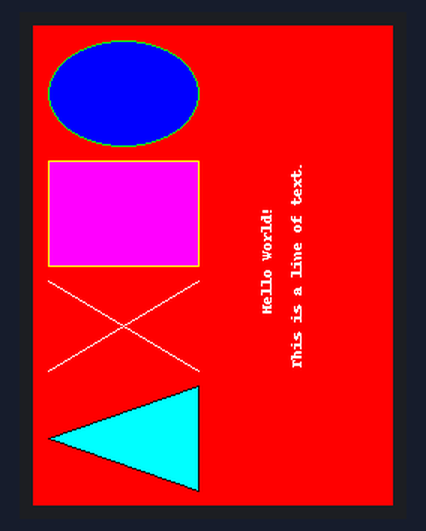
The program below on a simulated Raspberry Pi (BCM pin numbers). Shown: 240×320 colour display. At 0.4 s the program stops and its outputs stay as they are.

Above: at 0.4 s.

The program:

shapes.py
```python
from PIL import Image
from PIL import ImageDraw
from PIL import ImageFont

import Adafruit_ILI9341 as TFT
import Adafruit_GPIO as GPIO
import Adafruit_GPIO.SPI as SPI


# Raspberry Pi configuration.
DC = 18
RST = 23
SPI_PORT = 0
SPI_DEVICE = 0

# BeagleBone Black configuration.
# DC = 'P9_15'
# RST = 'P9_12'
# SPI_PORT = 1
# SPI_DEVICE = 0

# Create TFT LCD display class.
disp = TFT.ILI9341(DC, rst=RST, spi=SPI.SpiDev(SPI_PORT, SPI_DEVICE, max_speed_hz=64000000))

# Initialize display.
disp.begin()

# Clear the display to a red background.
# Can pass any tuple of red, green, blue values (from 0 to 255 each).
disp.clear((255, 0, 0))

# Alternatively can clear to a black screen by calling:
# disp.clear()

# Get a PIL Draw object to start drawing on the display buffer.
draw = disp.draw()

# Draw some shapes.
# Draw a blue ellipse with a green outline.
draw.ellipse((10, 10, 110, 80), outline=(0,255,0), fill=(0,0,255))

# Draw a purple rectangle with yellow outline.
draw.rectangle((10, 90, 110, 160), outline=(255,255,0), fill=(255,0,255))

# Draw a white X.
draw.line((10, 170, 110, 230), fill=(255,255,255))
draw.line((10, 230, 110, 170), fill=(255,255,255))

# Draw a cyan triangle with a black outline.
draw.polygon([(10, 275), (110, 240), (110, 310)], outline=(0,0,0), fill=(0,255,255))

# Load default font.
font = ImageFont.load_default()

# Alternatively load a TTF font.
# Some other nice fonts to try: http://www.dafont.com/bitmap.php
#font = ImageFont.truetype('Minecraftia.ttf', 16)

# Define a function to create rotated text.  Unfortunately PIL doesn't have good
# native support for rotated fonts, but this function can be used to make a
# text image and rotate it so it's easy to paste in the buffer.
def draw_rotated_text(image, text, position, angle, font, fill=(255,255,255)):
    # Get rendered font width and height.
    draw = ImageDraw.Draw(image)
    width, height = draw.textsize(text, font=font)
    # Create a new image with transparent background to store the text.
    textimage = Image.new('RGBA', (width, height), (0,0,0,0))
    # Render the text.
    textdraw = ImageDraw.Draw(textimage)
    textdraw.text((0,0), text, font=font, fill=fill)
    # Rotate the text image.
    rotated = textimage.rotate(angle, expand=1)
    # Paste the text into the image, using it as a mask for transparency.
    image.paste(rotated, position, rotated)

# Write two lines of white text on the buffer, rotated 90 degrees counter clockwise.
draw_rotated_text(disp.buffer, 'Hello World!', (150, 120), 90, font, fill=(255,255,255))
draw_rotated_text(disp.buffer, 'This is a line of text.', (170, 90), 90, font, fill=(255,255,255))

# Write buffer to display hardware, must be called to make things visible on the
# display!
disp.display()
```
